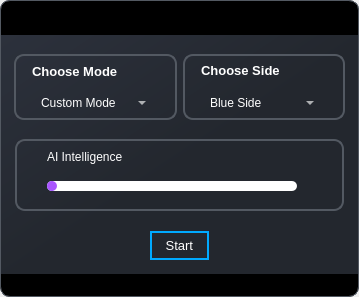
<?xml version="1.0" encoding="UTF-8"?>
<ui version="4.0">
 <class>Dialog</class>
 <widget class="QDialog" name="Dialog">
  <property name="geometry">
   <rect>
    <x>0</x>
    <y>0</y>
    <width>359</width>
    <height>297</height>
   </rect>
  </property>
  <property name="sizePolicy">
   <sizepolicy hsizetype="Expanding" vsizetype="Expanding">
    <horstretch>0</horstretch>
    <verstretch>0</verstretch>
   </sizepolicy>
  </property>
  <property name="windowTitle">
   <string>Select Player Types</string>
  </property>
  <property name="styleSheet">
   <string notr="true">border-radius: 10px;
border:1px solid; 
border-color:rgb(83, 89, 98);</string>
  </property>
  <layout class="QVBoxLayout" name="verticalLayout">
   <property name="spacing">
    <number>0</number>
   </property>
   <property name="leftMargin">
    <number>0</number>
   </property>
   <property name="topMargin">
    <number>0</number>
   </property>
   <property name="rightMargin">
    <number>0</number>
   </property>
   <property name="bottomMargin">
    <number>0</number>
   </property>
   <item>
    <widget class="QFrame" name="drop_shadow">
     <property name="styleSheet">
      <string notr="true">background-color: qlineargradient(spread: pad, x1: 0, y1: 0, x2: 1, y2: 1, stop: 0 rgba(0, 0, 0, 1), stop: 0.521368 rgba(0, 0, 0, 1));
</string>
     </property>
     <property name="frameShape">
      <enum>QFrame::StyledPanel</enum>
     </property>
     <property name="frameShadow">
      <enum>QFrame::Raised</enum>
     </property>
     <layout class="QHBoxLayout" name="horizontalLayout_5">
      <property name="spacing">
       <number>0</number>
      </property>
      <property name="leftMargin">
       <number>0</number>
      </property>
      <property name="topMargin">
       <number>0</number>
      </property>
      <property name="rightMargin">
       <number>0</number>
      </property>
      <property name="bottomMargin">
       <number>15</number>
      </property>
      <item alignment="Qt::AlignTop">
       <widget class="QWidget" name="main_widget" native="true">
        <property name="sizePolicy">
         <sizepolicy hsizetype="Expanding" vsizetype="Expanding">
          <horstretch>0</horstretch>
          <verstretch>0</verstretch>
         </sizepolicy>
        </property>
        <property name="styleSheet">
         <string notr="true">*{
border:none;
background-color:transparent;
background:transparent;
padding:0;
margin:0;
color:#fff
}


QPushButton{
text-align:left;
padding: 5px 10px;
border-top-left-radius: 10px;
border-bottom-left-radius: 10px;
}</string>
        </property>
        <layout class="QVBoxLayout" name="verticalLayout_11">
         <property name="spacing">
          <number>0</number>
         </property>
         <property name="leftMargin">
          <number>0</number>
         </property>
         <property name="topMargin">
          <number>2</number>
         </property>
         <property name="rightMargin">
          <number>0</number>
         </property>
         <property name="bottomMargin">
          <number>0</number>
         </property>
         <item alignment="Qt::AlignTop">
          <widget class="QFrame" name="exit_frame">
           <property name="minimumSize">
            <size>
             <width>0</width>
             <height>0</height>
            </size>
           </property>
           <property name="frameShape">
            <enum>QFrame::StyledPanel</enum>
           </property>
           <property name="frameShadow">
            <enum>QFrame::Raised</enum>
           </property>
           <layout class="QHBoxLayout" name="horizontalLayout_4">
            <property name="spacing">
             <number>0</number>
            </property>
            <property name="leftMargin">
             <number>0</number>
            </property>
            <property name="topMargin">
             <number>4</number>
            </property>
            <property name="rightMargin">
             <number>0</number>
            </property>
            <property name="bottomMargin">
             <number>4</number>
            </property>
            <item alignment="Qt::AlignRight">
             <widget class="QPushButton" name="exit_button">
              <property name="text">
               <string/>
              </property>
              <property name="icon">
               <iconset resource="../rsc.qrc">
                <normaloff>:/icons/icons/x.svg</normaloff>:/icons/icons/x.svg</iconset>
              </property>
              <property name="iconSize">
               <size>
                <width>16</width>
                <height>16</height>
               </size>
              </property>
             </widget>
            </item>
           </layout>
          </widget>
         </item>
         <item>
          <widget class="QFrame" name="frame">
           <property name="styleSheet">
            <string notr="true">QFrame #frame{
background-color: qlineargradient(spread:pad, x1:0, y1:0, x2:1, y2:1, stop:0 rgba(44, 49, 60, 255), stop:0.521368 rgba(35, 39, 46, 255));
border-radius: 0px;
}</string>
           </property>
           <property name="frameShape">
            <enum>QFrame::StyledPanel</enum>
           </property>
           <property name="frameShadow">
            <enum>QFrame::Raised</enum>
           </property>
           <layout class="QVBoxLayout" name="verticalLayout_13">
            <property name="spacing">
             <number>10</number>
            </property>
            <property name="leftMargin">
             <number>4</number>
            </property>
            <property name="topMargin">
             <number>10</number>
            </property>
            <property name="rightMargin">
             <number>4</number>
            </property>
            <property name="bottomMargin">
             <number>6</number>
            </property>
            <item>
             <widget class="QFrame" name="frame_2">
              <property name="frameShape">
               <enum>QFrame::StyledPanel</enum>
              </property>
              <property name="frameShadow">
               <enum>QFrame::Raised</enum>
              </property>
              <layout class="QHBoxLayout" name="horizontalLayout">
               <item>
                <widget class="QWidget" name="mode_container" native="true">
                 <property name="styleSheet">
                  <string notr="true">QWidget #mode_container{
border-radius:10px;
border: 2px solid; 
border-color:rgb(83, 89, 98);
}

</string>
                 </property>
                 <layout class="QVBoxLayout" name="verticalLayout_8">
                  <property name="topMargin">
                   <number>0</number>
                  </property>
                  <property name="bottomMargin">
                   <number>0</number>
                  </property>
                  <item>
                   <widget class="QFrame" name="mode_frame">
                    <property name="frameShape">
                     <enum>QFrame::StyledPanel</enum>
                    </property>
                    <property name="frameShadow">
                     <enum>QFrame::Raised</enum>
                    </property>
                    <layout class="QVBoxLayout" name="verticalLayout_5">
                     <property name="bottomMargin">
                      <number>0</number>
                     </property>
                     <item>
                      <widget class="QLabel" name="label_2">
                       <property name="font">
                        <font>
                         <pointsize>10</pointsize>
                         <bold>true</bold>
                        </font>
                       </property>
                       <property name="text">
                        <string>Choose Mode</string>
                       </property>
                      </widget>
                     </item>
                     <item>
                      <widget class="QFrame" name="frame_5">
                       <property name="frameShape">
                        <enum>QFrame::StyledPanel</enum>
                       </property>
                       <property name="frameShadow">
                        <enum>QFrame::Raised</enum>
                       </property>
                       <layout class="QVBoxLayout" name="verticalLayout_12">
                        <item>
                         <widget class="QComboBox" name="mode_combo_box">
                          <property name="maximumSize">
                           <size>
                            <width>180</width>
                            <height>16777215</height>
                           </size>
                          </property>
                          <item>
                           <property name="text">
                            <string>Custom Mode</string>
                           </property>
                          </item>
                          <item>
                           <property name="text">
                            <string>VS. AI Mode</string>
                           </property>
                          </item>
                         </widget>
                        </item>
                       </layout>
                      </widget>
                     </item>
                    </layout>
                   </widget>
                  </item>
                 </layout>
                </widget>
               </item>
               <item>
                <widget class="QWidget" name="side_container" native="true">
                 <property name="styleSheet">
                  <string notr="true">QWidget #side_container{
border-radius:10px;
border: 2px solid; 
border-color:rgb(83, 89, 98);
}

</string>
                 </property>
                 <layout class="QVBoxLayout" name="verticalLayout_7">
                  <property name="topMargin">
                   <number>0</number>
                  </property>
                  <property name="bottomMargin">
                   <number>0</number>
                  </property>
                  <item alignment="Qt::AlignVCenter">
                   <widget class="QFrame" name="side_frame">
                    <property name="sizePolicy">
                     <sizepolicy hsizetype="Preferred" vsizetype="Expanding">
                      <horstretch>0</horstretch>
                      <verstretch>0</verstretch>
                     </sizepolicy>
                    </property>
                    <property name="frameShape">
                     <enum>QFrame::StyledPanel</enum>
                    </property>
                    <property name="frameShadow">
                     <enum>QFrame::Raised</enum>
                    </property>
                    <layout class="QVBoxLayout" name="verticalLayout_3">
                     <property name="spacing">
                      <number>8</number>
                     </property>
                     <property name="bottomMargin">
                      <number>0</number>
                     </property>
                     <item>
                      <widget class="QLabel" name="label">
                       <property name="font">
                        <font>
                         <pointsize>10</pointsize>
                         <bold>true</bold>
                        </font>
                       </property>
                       <property name="text">
                        <string>Choose Side</string>
                       </property>
                      </widget>
                     </item>
                     <item>
                      <widget class="QFrame" name="frame_3">
                       <property name="frameShape">
                        <enum>QFrame::StyledPanel</enum>
                       </property>
                       <property name="frameShadow">
                        <enum>QFrame::Raised</enum>
                       </property>
                       <layout class="QVBoxLayout" name="verticalLayout_6">
                        <property name="spacing">
                         <number>6</number>
                        </property>
                        <property name="leftMargin">
                         <number>9</number>
                        </property>
                        <property name="topMargin">
                         <number>9</number>
                        </property>
                        <property name="rightMargin">
                         <number>9</number>
                        </property>
                        <property name="bottomMargin">
                         <number>9</number>
                        </property>
                        <item>
                         <widget class="QComboBox" name="side_combo_box">
                          <property name="maximumSize">
                           <size>
                            <width>180</width>
                            <height>16777215</height>
                           </size>
                          </property>
                          <item>
                           <property name="text">
                            <string>Blue Side</string>
                           </property>
                          </item>
                          <item>
                           <property name="text">
                            <string>Red Side</string>
                           </property>
                          </item>
                         </widget>
                        </item>
                       </layout>
                      </widget>
                     </item>
                    </layout>
                   </widget>
                  </item>
                 </layout>
                </widget>
               </item>
              </layout>
             </widget>
            </item>
            <item>
             <widget class="QFrame" name="players_frame">
              <property name="sizePolicy">
               <sizepolicy hsizetype="Preferred" vsizetype="Expanding">
                <horstretch>0</horstretch>
                <verstretch>0</verstretch>
               </sizepolicy>
              </property>
              <property name="frameShape">
               <enum>QFrame::StyledPanel</enum>
              </property>
              <property name="frameShadow">
               <enum>QFrame::Raised</enum>
              </property>
              <layout class="QVBoxLayout" name="verticalLayout_9">
               <property name="spacing">
                <number>15</number>
               </property>
               <property name="leftMargin">
                <number>10</number>
               </property>
               <property name="topMargin">
                <number>0</number>
               </property>
               <property name="rightMargin">
                <number>10</number>
               </property>
               <property name="bottomMargin">
                <number>10</number>
               </property>
               <item>
                <widget class="QFrame" name="slider_container">
                 <property name="styleSheet">
                  <string notr="true">QFrame #slider_container{
border-radius:10px;
border: 2px solid; 
border-color:rgb(83, 89, 98);
}

</string>
                 </property>
                 <property name="frameShape">
                  <enum>QFrame::StyledPanel</enum>
                 </property>
                 <property name="frameShadow">
                  <enum>QFrame::Raised</enum>
                 </property>
                 <layout class="QVBoxLayout" name="verticalLayout_4">
                  <property name="spacing">
                   <number>15</number>
                  </property>
                  <property name="leftMargin">
                   <number>30</number>
                  </property>
                  <property name="rightMargin">
                   <number>30</number>
                  </property>
                  <property name="bottomMargin">
                   <number>15</number>
                  </property>
                  <item>
                   <widget class="QLabel" name="label_3">
                    <property name="text">
                     <string>AI Intelligence</string>
                    </property>
                   </widget>
                  </item>
                  <item alignment="Qt::AlignHCenter">
                   <widget class="QFrame" name="frame_4">
                    <property name="minimumSize">
                     <size>
                      <width>0</width>
                      <height>0</height>
                     </size>
                    </property>
                    <property name="frameShape">
                     <enum>QFrame::StyledPanel</enum>
                    </property>
                    <property name="frameShadow">
                     <enum>QFrame::Raised</enum>
                    </property>
                    <layout class="QVBoxLayout" name="verticalLayout_10">
                     <property name="leftMargin">
                      <number>0</number>
                     </property>
                     <property name="topMargin">
                      <number>0</number>
                     </property>
                     <property name="rightMargin">
                      <number>15</number>
                     </property>
                     <property name="bottomMargin">
                      <number>0</number>
                     </property>
                     <item alignment="Qt::AlignHCenter">
                      <widget class="QSlider" name="ai_slider">
                       <property name="minimumSize">
                        <size>
                         <width>250</width>
                         <height>10</height>
                        </size>
                       </property>
                       <property name="maximumSize">
                        <size>
                         <width>250</width>
                         <height>16777215</height>
                        </size>
                       </property>
                       <property name="styleSheet">
                        <string notr="true">QSlider {
    min-height: 10px;
}

QSlider::groove:horizontal {
    border: 0px;
    background: white;
    height: 10px;
    border-radius: 5px;
}

QSlider::handle {
	background-color: rgb(170, 85, 255);
    height: 10px;
    width: 10px;
    border-radius: 5px;
}

QSlider::sub-page:horizontal {
    
	background-color: rgb(170, 170, 255);
    border-top-left-radius: 5px;
    border-bottom-left-radius: 5px;
}

QRangeSlider {
    qproperty-barColor: qlineargradient(x1:0, y1:0, x2:1, y2:1, stop:0 #227, stop:1 #77a);
}</string>
                       </property>
                       <property name="minimum">
                        <number>-5</number>
                       </property>
                       <property name="maximum">
                        <number>-1</number>
                       </property>
                       <property name="pageStep">
                        <number>1</number>
                       </property>
                       <property name="value">
                        <number>-5</number>
                       </property>
                       <property name="orientation">
                        <enum>Qt::Horizontal</enum>
                       </property>
                      </widget>
                     </item>
                    </layout>
                   </widget>
                  </item>
                 </layout>
                </widget>
               </item>
              </layout>
             </widget>
            </item>
            <item>
             <widget class="QFrame" name="button_frame">
              <property name="frameShape">
               <enum>QFrame::StyledPanel</enum>
              </property>
              <property name="frameShadow">
               <enum>QFrame::Raised</enum>
              </property>
              <layout class="QVBoxLayout" name="verticalLayout_2">
               <property name="spacing">
                <number>0</number>
               </property>
               <property name="leftMargin">
                <number>0</number>
               </property>
               <property name="topMargin">
                <number>0</number>
               </property>
               <property name="rightMargin">
                <number>0</number>
               </property>
               <property name="bottomMargin">
                <number>8</number>
               </property>
               <item alignment="Qt::AlignHCenter|Qt::AlignVCenter">
                <widget class="QPushButton" name="start_button">
                 <property name="font">
                  <font>
                   <pointsize>10</pointsize>
                  </font>
                 </property>
                 <property name="styleSheet">
                  <string notr="true">border-radius: 16px;
border: 2px solid; 
border-color:rgb(83, 89, 98);
border-color: rgb(0, 170, 255);</string>
                 </property>
                 <property name="text">
                  <string> Start </string>
                 </property>
                </widget>
               </item>
              </layout>
             </widget>
            </item>
           </layout>
          </widget>
         </item>
        </layout>
       </widget>
      </item>
     </layout>
    </widget>
   </item>
  </layout>
 </widget>
 <resources>
  <include location="../rsc.qrc"/>
 </resources>
 <connections/>
</ui>
